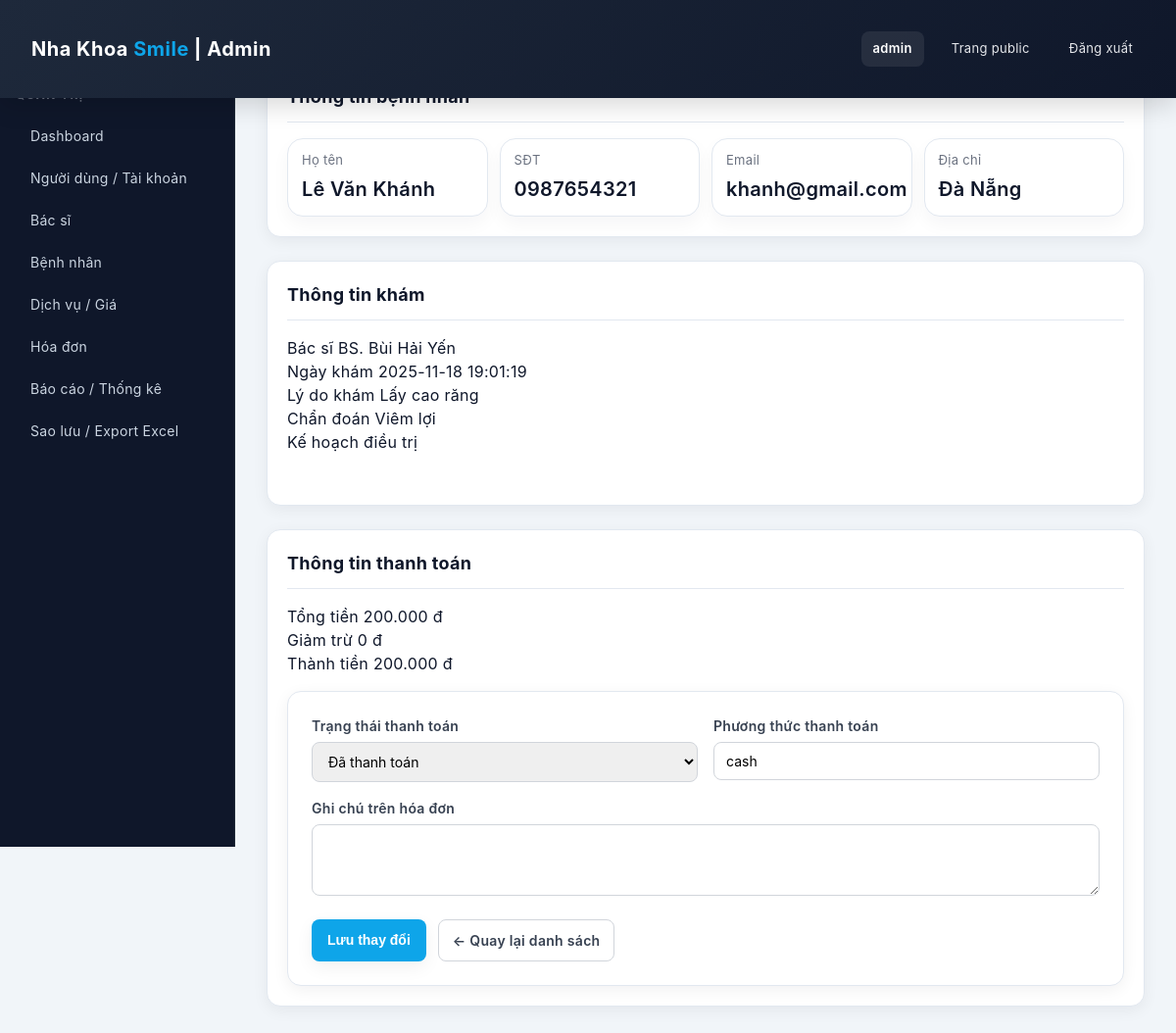
Page /index.php?controller=admin&action=invoiceDetail&id=5 (signed in) on the committed database.
### tables this page shows
CREATE TABLE `invoices` (
  `invoice_id` int(11) NOT NULL,
  `record_id` int(11) NOT NULL,
  `patient_id` int(11) NOT NULL,
  `created_at` datetime NOT NULL DEFAULT current_timestamp(),
  `total_amount` decimal(10,2) NOT NULL,
  `discount` decimal(10,2) NOT NULL DEFAULT 0.00,
  `final_amount` decimal(10,2) NOT NULL,
  `payment_status` enum('UNPAID','PAID','PARTIAL') NOT NULL DEFAULT 'UNPAID',
  `payment_method` varchar(50) DEFAULT NULL,
  `note` text DEFAULT NULL
);

CREATE TABLE `patients` (
  `patient_id` int(11) NOT NULL,
  `user_id` int(11) DEFAULT NULL,
  `full_name` varchar(100) NOT NULL,
  `gender` enum('M','F','O') DEFAULT NULL,
  `date_of_birth` date DEFAULT NULL,
  `phone` varchar(20) DEFAULT NULL,
  `email` varchar(100) DEFAULT NULL,
  `address` varchar(255) DEFAULT NULL,
  `note` text DEFAULT NULL,
  `created_at` datetime NOT NULL DEFAULT current_timestamp(),
  `updated_at` datetime DEFAULT NULL ON UPDATE current_timestamp()
);

CREATE TABLE `users` (
  `user_id` int(11) NOT NULL,
  `username` varchar(50) NOT NULL,
  `password_hash` varchar(255) NOT NULL,
  `full_name` varchar(100) NOT NULL,
  `phone` varchar(20) DEFAULT NULL,
  `email` varchar(100) DEFAULT NULL,
  `role` enum('admin','receptionist','doctor','patient') NOT NULL,
  `status` tinyint(1) NOT NULL DEFAULT 1,
  `created_at` datetime NOT NULL DEFAULT current_timestamp(),
  `updated_at` datetime DEFAULT NULL ON UPDATE current_timestamp()
);

CREATE TABLE `medical_records` (
  `record_id` int(11) NOT NULL,
  `appointment_id` int(11) NOT NULL,
  `patient_id` int(11) NOT NULL,
  `doctor_id` int(11) NOT NULL,
  `visit_date` datetime NOT NULL,
  `chief_complaint` varchar(255) DEFAULT NULL,
  `clinical_note` text DEFAULT NULL,
  `diagnosis` varchar(255) DEFAULT NULL,
  `treatment_plan` text DEFAULT NULL,
  `extra_note` text DEFAULT NULL,
  `suggested_next_visit` date DEFAULT NULL,
  `created_at` datetime NOT NULL DEFAULT current_timestamp(),
  `updated_at` datetime DEFAULT NULL ON UPDATE current_timestamp()
);

### controllers/AdminController.php (called while the page is built, shortened)
<?php
class AdminController
{
    public function invoiceDetail()
    {
        $pdo = getPDO();
        $invoiceId = isset($_GET['id']) ? (int)$_GET['id'] : 0;
        $sql = "
        SELECT
            i.invoice_id,
            i.created_at,
            i.total_amount,
            i.discount,
            i.final_amount,
            i.payment_status,
            i.payment_method,
            i.note               AS invoice_note,
            p.patient_id,
            p.full_name          AS patient_name,
            p.phone              AS patient_phone,
            p.email              AS patient_email,
            p.address            AS patient_address,
            mr.record_id,
            mr.visit_date,
            mr.chief_complaint,
            mr.clinical_note,
            mr.diagnosis,
            mr.treatment_plan,
            mr.extra_note,
            mr.suggested_next_visit,
            udoc.full_name       AS doctor_name
        FROM invoices i
        JOIN patients p       ON i.patient_id = p.patient_id
        JOIN medical_records mr ON i.record_id = mr.record_id
        LEFT JOIN doctors d      ON mr.doctor_id = d.doctor_id
        LEFT JOIN users udoc     ON d.user_id = udoc.user_id
        WHERE i.invoice_id = :id
        LIMIT 1
    ";
        $stmt = $pdo->prepare($sql);
        $stmt->execute(['id' => $invoiceId]);
        $invoice = $stmt->fetch();
        $invoiceView  = $invoice;
        include __DIR__ . '/../views/layouts/admin_layout.php';
    }
}

### index.php (called while the page is built, shortened)
<?php
$actionName     = isset($_GET['action']) ? $_GET['action'] : 'index';
$controller = new $className();
$controller->$actionName();

### views/admin/invoice_detail.php (the view, shortened to what this page needs)
<section class="admin-doctors">
    <h1>Chi tiết hóa đơn #<?= (int)$invoiceView['invoice_id'] ?></h1>
    <div class="admin-panel">
        <div class="panel-header">
            <h2>Thông tin bệnh nhân</h2>
        </div>
        <div class="stats-grid">
            <div class="stat-card">
                <div class="stat-label">Họ tên</div>
                <div class="stat-value"><?= htmlspecialchars($invoiceView['patient_name']) ?></div>
            </div>
            <div class="stat-card">
                <div class="stat-label">SĐT</div>
                <div class="stat-value"><?= htmlspecialchars($invoiceView['patient_phone'] ?? '—') ?></div>
            </div>
            <div class="stat-card">
                <div class="stat-label">Email</div>
                <div class="stat-value"><?= htmlspecialchars($invoiceView['patient_email'] ?? '—') ?></div>
            </div>
            <div class="stat-card">
                <div class="stat-label">Địa chỉ</div>
                <div class="stat-value"><?= htmlspecialchars($invoiceView['patient_address'] ?? '—') ?></div>
            </div>
        </div>
    </div>
    <div class="admin-panel" style="margin-top:16px;">
        <div class="panel-header">
            <h2>Thông tin khám</h2>
        </div>
        <div class="info-grid">
            <div class="info-item">
                <label>Bác sĩ</label>
                <span><?= htmlspecialchars($invoiceView['doctor_name'] ?? '—') ?></span>
            </div>
            <div class="info-item">
                <label>Ngày khám</label>
                <span><?= htmlspecialchars($invoiceView['visit_date'] ?? '—') ?></span>
            </div>
            <div class="info-item">
                <label>Lý do khám</label>
                <span><?= htmlspecialchars($invoiceView['chief_complaint'] ?? '') ?></span>
            </div>
            <div class="info-item">
                <label>Chẩn đoán</label>
                <span><?= htmlspecialchars($invoiceView['diagnosis'] ?? '') ?></span>
            </div>
        </div>
        <div class="info-block">
            <label>Kế hoạch điều trị</label>
            <p><?= nl2br(htmlspecialchars($invoiceView['treatment_plan'] ?? '')) ?></p>
        </div>
    </div>
    <div class="admin-panel" style="margin-top:16px;">
        <div class="panel-header">
            <h2>Thông tin thanh toán</h2>
        </div>
        <div class="price-row">
            <span>Tổng tiền</span>
            <span><?= number_format($invoiceView['total_amount'], 0, ',', '.') ?> đ</span>
        </div>
        <div class="price-row">
            <span>Giảm trừ</span>
            <span><?= number_format($invoiceView['discount'], 0, ',', '.') ?> đ</span>
        </div>
        <div class="price-row total">
            <span>Thành tiền</span>
            <span><?= number_format($invoiceView['final_amount'], 0, ',', '.') ?> đ</span>
        </div>
        <form method="post" class="form-card" style="margin-top:16px;">
            <div class="form-row-2col">
                <div class="form-group">
                    <label>Trạng thái thanh toán</label>
                    <select name="payment_status">
                        <option value="PAID"    <?= ($invoiceView['payment_status'] === 'PAID'    ? 'selected' : '') ?>>Đã thanh toán</option>
                    </select>
                </div>
                <div class="form-group">
                    <label>Phương thức thanh toán</label>
                    <input type="text" name="payment_method"
                           placeholder="VD: tiền mặt, chuyển khoản..."
                           value="<?= htmlspecialchars($invoiceView['payment_method'] ?? '') ?>">
                </div>
            </div>
            <div class="form-group">
                <label>Ghi chú trên hóa đơn</label>
                <textarea name="invoice_note" rows="3"><?= htmlspecialchars($invoiceView['invoice_note'] ?? '') ?></textarea>
            </div>
            <div class="form-actions">
                <button type="submit" class="btn-primary">Lưu thay đổi</button>
                <a href="index.php?controller=admin&action=invoices" class="btn-secondary">← Quay lại danh sách</a>
            </div>
        </form>
    </div>
</section>

### public/css/public.css (style rules this page uses)
* { margin: 0; padding: 0; box-sizing: border-box; }
body { margin: 0; font-family: 'Segoe UI', Tahoma, Geneva, Verdana, sans-serif; background: #f8f9fa; color: #2d3748; line-height: 1.6; }
.btn-primary, .btn-secondary { display: inline-block; padding: 12px 24px; border-radius: 8px; border: none; cursor: pointer; text-decoration: none; font-size: 14px; font-weight: 600; transition: all 0.3s ease; }
.btn-primary { background: #0ea5e9; color: white; }
.btn-secondary { background: #e2e8f0; color: #2d3748; border: 2px solid #cbd5e1; }
:root { --primary: #0ea5e9; --primary-600: #0284c7; --accent: #06b6d4; --muted: #6b7280; --text: #0f172a; --bg: #f7fafc; --surface: #ffffff; --border: #e6edf3; --radius: 12px; --shadow-sm: 0 6px 18px rgba(2,6,23,0.06); }
* { box-sizing: border-box; }
html, body { height: 100%; }
body { margin: 0; font-family: -apple-system, BlinkMacSystemFont, 'Segoe UI', 'Roboto', 'Oxygen', 'Ubuntu', 'Cantarell', 'Fira Sans', 'Droid Sans', 'Helvetica Neue', sans-serif; background: var(--bg); color: var(--text); -webkit-font-smoothing: antialiased; -moz-osx-font-smoothing: grayscale; line-height: 1.5; font-weight: 400; letter-spacing: 0.3px; }
.btn-primary, .btn-secondary { display:inline-block; padding:10px 18px; border-radius:10px; text-decoration:none; font-weight:700; cursor:pointer; }
.btn-primary { background: linear-gradient(180deg,var(--primary),var(--primary-600)); color:#fff; border:none; box-shadow:var(--shadow-sm); }
.btn-secondary { background:transparent; border:1px solid var(--border); color:var(--muted); }

### public/css/admin.css (style rules this page uses)
html, body { height: 100%; margin: 0; padding: 0; overflow-y: auto; }
.stat-card { background: #ffffff; border-radius: 14px; padding: 20px; box-shadow: 0 4px 16px rgba(15, 23, 42, 0.06); border: 1px solid #e2e8f0; transition: all 0.3s ease; }
.stat-label { font-size: 12px; color: #9ca3af; }
.admin-panel { background: #ffffff; border-radius: 14px; padding: 20px; box-shadow: 0 4px 16px rgba(15, 23, 42, 0.06); border: 1px solid #e2e8f0; margin-bottom: 24px; }
.panel-header { display: flex; justify-content: space-between; align-items: center; margin-bottom: 16px; padding-bottom: 12px; border-bottom: 1px solid #e2e8f0; }
.panel-header h2 { margin: 0; font-size: 18px; font-weight: 700; color: #0f172a; }
.btn-primary { display: inline-block; padding: 10px 16px; border-radius: 8px; border: none; background: #0ea5e9; color: #ffffff; font-size: 14px; font-weight: 700; cursor: pointer; text-decoration: none; text-align: center; transition: all 0.25s ease; }
.btn-secondary { display: inline-block; padding: 10px 14px; border-radius: 8px; border: 1px solid #d1d5db; font-size: 14px; font-weight: 600; text-decoration: none; color: #374151; background: #ffffff; cursor: pointer; transition: all 0.25s ease; }
.panel-header { display: flex; align-items: center; justify-content: space-between; gap: 12px; }
.form-card { background: #ffffff; border-radius: 14px; padding: 24px; box-shadow: 0 4px 16px rgba(15, 23, 42, 0.06); border: 1px solid #e2e8f0; display: flex; flex-direction: column; gap: 16px; }
.form-row-2col { display: grid; grid-template-columns: repeat(2, minmax(0, 1fr)); gap: 16px; }
.form-group { display: flex; flex-direction: column; gap: 6px; }
.form-group label { font-size: 14px; font-weight: 600; color: #374151; }
.form-group input, .form-group select, .form-group textarea { padding: 10px 12px; border-radius: 8px; border: 1px solid #d1d5db; font-size: 14px; font-family: inherit; transition: all 0.2s ease; }
.form-actions { display: flex; gap: 12px; margin-top: 8px; }
.admin-panel p { margin: 0; padding: 16px; text-align: center; color: #6b7280; }
.stats-grid { display: grid; grid-template-columns: repeat(auto-fit, minmax(160px, 1fr)); gap: 12px; margin-top: 8px; }
.stat-card { background: #ffffff; border-radius: 16px; padding: 12px 14px; box-shadow: 0 8px 18px rgba(15, 23, 42, 0.04); }
.stat-label { font-size: 13px; color: #6b7280; margin-bottom: 4px; }
.stat-value { font-size: 20px; font-weight: 600; color: #0f172a; }

### rows in the picture
invoices: patient.full_name "Lê Văn Khánh", patient.phone "0987654321", patient.email "khanh@gmail.com", patient.address "Đà Nẵng", users.full_name "BS. Bùi Hải Yến", record.visit_date "2025-11-18 19:01:19", record.chief_complaint "Lấy cao răng", record.diagnosis "Viêm lợi", total_amount "200.000", discount "0", final_amount "200.000", payment_status "Đã thanh toán", payment_method "cash"

### other values in the picture
$_SESSION['role'] "admin"
